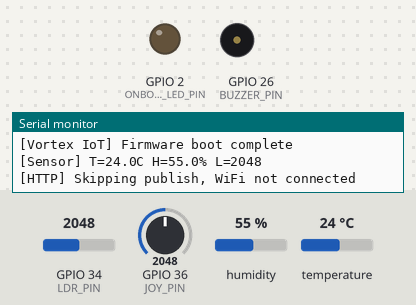
This program was run on a simulated ESP32. Shown: output pins drawn as LEDs (lit = HIGH), buzzer (waves = sounding), the last lines printed to the serial monitor. Dashed ring = blinking. The test bench sets the inputs (shaded band); at power-on: temperature 24 °C, GPIO 36 (JOY_PIN) = 2048, GPIO 34 (LDR_PIN) = 2048, humidity 55 % (analog values on the 0–4095 scale). WiFi joins after 1.5 s; servers stay silent unless stated; uploads are accepted with an empty reply; the local clock reads 2024-03-15 10:24:30 at power-on unless the program sets it; not simulated (calls return 0 or success): secrets.h.

Above: at 1.4 s.
1.5 s: temperature set to 28 °C
11.9 s: temperature set to 31 °C
At 20.92 s:
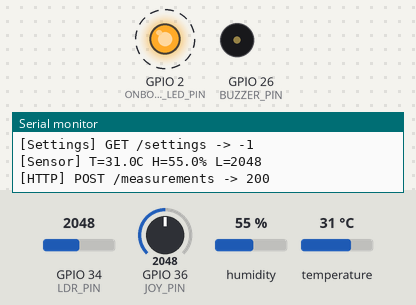
At 21.55 s:
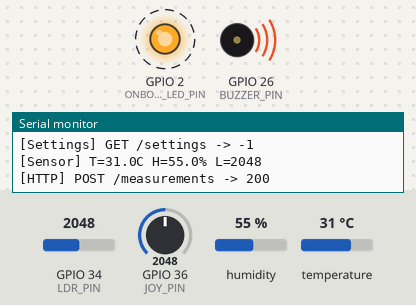
23.1 s: GPIO 36 (JOY_PIN) set to 2698
26.6 s: GPIO 36 (JOY_PIN) set to 2768
At 27.07 s:
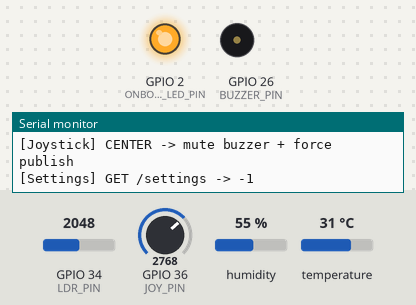
33.6 s: temperature set to 33 °C
Timing chart, 0 to 38.1 s (numbered marks = the images above; inputs shaded):
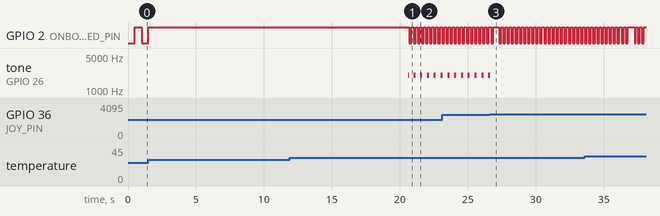

The program:

main.cpp
```cpp
#include <Arduino.h>
#include <ArduinoJson.h>
#include <HTTPClient.h>
#include <WiFi.h>
#include <WiFiClientSecure.h>
#include <time.h>

#include "config.h"

#if USE_BME280
#include <Adafruit_BME280.h>
#include <Adafruit_Sensor.h>
#include <Wire.h>
Adafruit_BME280 bme;
#else
#include <DHT.h>
DHT dht(DHT_PIN, DHT_TYPE);
#endif

// Used only when SERVER_URL starts with "https://" (e.g. a cloud deploy like Render,
// which only serves TLS - there's no plain-HTTP option). setInsecure() skips certificate
// validation entirely: fine for a hobby/challenge project talking to a known backend,
// but not something you'd want for anything security-sensitive.
WiFiClientSecure secureClient;

void beginHttp(HTTPClient &http, const String &path) {
  String url = String(SERVER_URL) + path;
  if (url.startsWith("https://")) {
    http.begin(secureClient, url);
  } else {
    http.begin(url);
  }
}

enum class SystemState { CONNECTING, OK, ALERT, SENSOR_ERROR };

SystemState currentState = SystemState::CONNECTING;
bool wifiWasConnected = false;

unsigned long lastPublishMs = 0;
unsigned long lastWifiAttemptMs = 0;
bool forcePublish = true; // trigger an immediate sensor read/publish on boot
const char *forcePublishReason = "boot"; // "boot" | "button" - read only while forcePublish is true
bool buzzerMuted = false;
bool lastSensorOk = false;

float lastTemperature = NAN;
float lastHumidity = NAN;
int lastLuminosity = 0;

// Alert thresholds - start from the config.h defaults, then get overwritten by
// whatever is configured on the dashboard (fetchSettings() polls /settings each
// cycle). The ESP32 never receives inbound connections, so polling is the only way
// it can find out the dashboard changed something.
float tempHighThreshold = TEMP_HIGH_THRESHOLD_C;
float tempLowThreshold = TEMP_LOW_THRESHOLD_C;

enum class JoyButton { NONE, UP, DOWN, LEFT, RIGHT, CENTER };

JoyButton lastStableJoyButton = JoyButton::NONE;
JoyButton lastRawJoyButton = JoyButton::NONE;
unsigned long lastJoyChangeMs = 0;
unsigned long lastJoyDebugMs = 0;

// Classifies a raw analogRead() value from the resistor-ladder joystick into a button,
// based on the JOY_*_VALUE constants in config.h (fill these in via JOY_CALIBRATE mode).
JoyButton classifyJoystick(int raw) {
  auto near = [raw](int target) { return abs(raw - target) <= JOY_TOLERANCE; };
  if (near(JOY_CENTER_VALUE))
    return JoyButton::CENTER;
  if (near(JOY_UP_VALUE))
    return JoyButton::UP;
  if (near(JOY_DOWN_VALUE))
    return JoyButton::DOWN;
  if (near(JOY_LEFT_VALUE))
    return JoyButton::LEFT;
  if (near(JOY_RIGHT_VALUE))
    return JoyButton::RIGHT;
  return JoyButton::NONE;
}

void connectWifi() {
  Serial.printf("[WiFi] Connecting to %s...\n", WIFI_SSID);
  WiFi.mode(WIFI_STA);
  WiFi.begin(WIFI_SSID, WIFI_PASSWORD);
}

void ensureWifiConnected() {
  if (WiFi.status() == WL_CONNECTED) {
    if (!wifiWasConnected) {
      wifiWasConnected = true;
      Serial.printf("[WiFi] Connected, IP: %s\n", WiFi.localIP().toString().c_str());
    }
    return;
  }
  wifiWasConnected = false;
  unsigned long now = millis();
  if (now - lastWifiAttemptMs >= WIFI_RECONNECT_INTERVAL_MS) {
    lastWifiAttemptMs = now;
    connectWifi();
  }
}

void setupTime() {
  // Brasilia time (UTC-3) via config.h, so every timestamp the device reports is already local.
  configTime(TIMEZONE_OFFSET_SEC, TIMEZONE_DST_OFFSET_SEC, "a.st1.ntp.br", "b.st1.ntp.br", "pool.ntp.org");
}

String isoTimestamp() {
  time_t now;
  time(&now);
  if (now < 100000) {
    // NTP not synced yet - fall back to an obviously-placeholder timestamp
    return String("1970-01-01T00:00:00");
  }
  struct tm timeinfo;
  localtime_r(&now, &timeinfo); // applies TIMEZONE_OFFSET_SEC, unlike gmtime_r
  char buf[25];
  strftime(buf, sizeof(buf), "%Y-%m-%dT%H:%M:%S", &timeinfo);
  return String(buf);
}

bool readSensors(float &temperature, float &humidity, int &luminosity) {
  luminosity = analogRead(LDR_PIN); // raw 0-4095 relative light level
#if USE_BME280
  temperature = bme.readTemperature();
  humidity = bme.readHumidity();
#else
  temperature = dht.readTemperature();
  humidity = dht.readHumidity();
#endif
  if (isnan(temperature) || isnan(humidity)) {
    Serial.println("[Sensor] Read failed");
    return false;
  }
  return true;
}

void publishMeasurement(float temperature, float humidity, int luminosity, const char *trigger) {
  if (WiFi.status() != WL_CONNECTED) {
    Serial.println("[HTTP] Skipping publish, WiFi not connected");
    return;
  }

  HTTPClient http;
  beginHttp(http, "/measurements");
  http.addHeader("Content-Type", "application/json");
  http.setTimeout(HTTP_TIMEOUT_MS);

  JsonDocument doc;
  doc["device"] = DEVICE_ID;
  doc["temperature"] = temperature;
  doc["humidity"] = humidity;
  doc["luminosity"] = luminosity;
  doc["timestamp"] = isoTimestamp();
  doc["trigger"] = trigger; // "interval" | "boot" | "button" - lets the dashboard flag manual updates

  String body;
  serializeJson(doc, body);

  int status = http.POST(body);
  if (status > 0) {
    Serial.printf("[HTTP] POST /measurements -> %d\n", status);
  } else {
    Serial.printf("[HTTP] POST failed: %s\n", http.errorToString(status).c_str());
  }
  http.end();
}

// Polls the dashboard-configured alert thresholds. Falls back silently to whatever
// was already loaded (config.h defaults on first boot) if WiFi is down or the
// request fails - a stale threshold beats a crash.
void fetchSettings() {
  if (WiFi.status() != WL_CONNECTED)
    return;

  HTTPClient http;
  beginHttp(http, "/settings");
  http.setTimeout(HTTP_TIMEOUT_MS);

  int status = http.GET();
  if (status == 200) {
    // getString() (not getStream()) - cloud hosts like Render often respond with
    // chunked transfer-encoding, and reading the raw stream directly can leak the
    // chunk-size markers into the parser, breaking deserializeJson with InvalidInput.
    // getString() fully buffers the (correctly de-chunked) body first.
    String body = http.getString();
    JsonDocument doc;
    DeserializationError err = deserializeJson(doc, body);
    if (!err) {
      float newHigh = doc["temp_high_threshold"] | tempHighThreshold;
      float newLow = doc["temp_low_threshold"] | tempLowThreshold;
      if (newHigh != tempHighThreshold || newLow != tempLowThreshold) {
        Serial.printf("[Settings] Thresholds updated: high=%.1fC low=%.1fC\n", newHigh, newLow);
      }
      tempHighThreshold = newHigh;
      tempLowThreshold = newLow;
    } else {
      Serial.printf("[Settings] JSON parse failed: %s\n", err.c_str());
    }
  } else {
    Serial.printf("[Settings] GET /settings -> %d\n", status);
  }
  http.end();
}

void doSensorCycle(const char *trigger) {
  float temperature, humidity;
  int luminosity;
  lastSensorOk = readSensors(temperature, humidity, luminosity);
  if (lastSensorOk) {
    lastTemperature = temperature;
    lastHumidity = humidity;
    lastLuminosity = luminosity;
    Serial.printf("[Sensor] T=%.1fC H=%.1f%% L=%d\n", temperature, humidity, luminosity);
    publishMeasurement(temperature, humidity, luminosity, trigger);
  }
}

void updateState() {
  if (WiFi.status() != WL_CONNECTED) {
    currentState = SystemState::CONNECTING;
    return;
  }
  if (!lastSensorOk) {
    currentState = SystemState::SENSOR_ERROR;
    return;
  }
  if (lastTemperature >= tempHighThreshold || lastTemperature <= tempLowThreshold) {
    currentState = SystemState::ALERT;
  } else {
    currentState = SystemState::OK;
    buzzerMuted = false; // clear any mute once conditions are normal again
  }
}

// Wemos D1 R32 only has a single onboard LED (no RGB), so state is communicated by blink rate:
// slow blink = connecting, solid on = OK, fast blink = alert / sensor error.
void updateLed() {
  switch (currentState) {
  case SystemState::CONNECTING: {
    bool blinkPhase = (millis() / 500) % 2;
    digitalWrite(ONBOARD_LED_PIN, blinkPhase ? HIGH : LOW);
    break;
  }
  case SystemState::OK:
    digitalWrite(ONBOARD_LED_PIN, HIGH);
    break;
  case SystemState::ALERT:
  case SystemState::SENSOR_ERROR: {
    bool blinkPhase = (millis() / 150) % 2;
    digitalWrite(ONBOARD_LED_PIN, blinkPhase ? HIGH : LOW);
    break;
  }
  }
}

bool buzzerSounding = false;

// Chirps periodically (BUZZER_BEEP_ON_MS on / BUZZER_BEEP_OFF_MS off) instead of one
// continuous tone while alerting - much easier to notice and less grating to listen to.
void updateBuzzer() {
  bool alerting = (currentState == SystemState::ALERT) && !buzzerMuted;
  bool shouldSound = false;
  if (alerting) {
    unsigned long phase = millis() % (BUZZER_BEEP_ON_MS + BUZZER_BEEP_OFF_MS);
    shouldSound = phase < BUZZER_BEEP_ON_MS;
  }

  // Only call tone()/noTone() on transitions, not every loop() iteration. On the
  // ESP32 Arduino core 3.x, noTone() on a pin that tone() never attached to the LEDC
  // peripheral logs "LEDC is not initialized" - which happened here before because
  // updateBuzzer() used to call noTone() unconditionally from the very first loop.
  if (shouldSound && !buzzerSounding) {
    tone(BUZZER_PIN, BUZZER_TONE_HZ);
    buzzerSounding = true;
  } else if (!shouldSound && buzzerSounding) {
    noTone(BUZZER_PIN);
    buzzerSounding = false;
  }
}

const char *joyButtonName(JoyButton b) {
  switch (b) {
  case JoyButton::UP:
    return "UP";
  case JoyButton::DOWN:
    return "DOWN";
  case JoyButton::LEFT:
    return "LEFT";
  case JoyButton::RIGHT:
    return "RIGHT";
  case JoyButton::CENTER:
    return "CENTER";
  default:
    return "NONE";
  }
}

// Debounces the classified button and fires the CENTER action on the press edge
// (NONE -> CENTER transition), same trigger semantics as a debounced digital button.
void handleJoystick() {
  int raw = analogRead(JOY_PIN);

#if JOY_CALIBRATE
  if (millis() - lastJoyDebugMs >= 200) {
    lastJoyDebugMs = millis();
    Serial.printf("[Joystick] raw ADC = %d\n", raw);
  }
  return;
#endif

  JoyButton rawButton = classifyJoystick(raw);
  if (rawButton != lastRawJoyButton) {
    lastJoyChangeMs = millis();
    lastRawJoyButton = rawButton;
  }

  if ((millis() - lastJoyChangeMs) > BUTTON_DEBOUNCE_MS && rawButton != lastStableJoyButton) {
    JoyButton previous = lastStableJoyButton;
    lastStableJoyButton = rawButton;

    if (rawButton == JoyButton::NONE)
      return; // only act on the press edge (previous == NONE, new != NONE)
    if (previous != JoyButton::NONE)
      return; // ignore sliding straight from one button to another without releasing

    Serial.printf("[Joystick] %s\n", joyButtonName(rawButton));
    if (rawButton == JoyButton::CENTER) {
      Serial.println("[Joystick] CENTER -> mute buzzer + force publish");
      buzzerMuted = true;
      forcePublish = true;
      forcePublishReason = "button";
    }
    // Directional presses are classified and debounced but intentionally left as
    // no-ops - extension hooks for later (e.g. cycling a display) rather than scope
    // the brief didn't ask for.
  }
}

void setup() {
  Serial.begin(115200);
  delay(200);

  pinMode(ONBOARD_LED_PIN, OUTPUT);
  pinMode(BUZZER_PIN, OUTPUT);

  analogReadResolution(12);

#if JOY_CALIBRATE
  Serial.println("[Joystick] CALIBRATE mode - press each button and note the raw ADC value printed below");
#endif

#if USE_BME280
  Wire.begin();
  if (!bme.begin(0x76)) {
    Serial.println("[Sensor] Could not find BME280, check wiring/address");
  }
#else
  dht.begin();
#endif

  secureClient.setInsecure();

  connectWifi();
  setupTime();

  Serial.println("[Vortex IoT] Firmware boot complete");
}

void loop() {
  ensureWifiConnected();
  handleJoystick();

  unsigned long now = millis();
  if (forcePublish || now - lastPublishMs >= PUBLISH_INTERVAL_MS) {
    const char *trigger = forcePublish ? forcePublishReason : "interval";
    lastPublishMs = now;
    forcePublish = false;
    fetchSettings();
    doSensorCycle(trigger);
  }

  updateState();
  updateBuzzer();
  updateLed();
}
```

config.h
```cpp
#pragma once

// WiFi credentials live in secrets.h, which is gitignored - see secrets.h.example.
#include "secrets.h"

// ---- Backend ----
// Local testing: use your backend machine's LAN IP, not localhost - the ESP32 is a
// separate device on the network. Find it with `ipconfig getifaddr en0` (Wi-Fi) or
// `ifconfig` on the machine running the backend.
// Cloud deploy (e.g. Render): use the public https:// URL of the deployed backend
// service instead - beginHttp() in main.cpp automatically switches to WiFiClientSecure
// whenever this starts with "https://".
#define SERVER_URL "https://vortex-iot-backend.onrender.com"

// ---- Device identity ----
#define DEVICE_ID "VTX001"

// ---- Sensor selection ----
// 0 = DHT11 (default, matches the hardware used in this build)
// 1 = BME280 (alternative, if you swap sensors)
#define USE_BME280 0
#define DHT_TYPE DHT11

// ---- Pin map ----
#define DHT_PIN 4
#define LDR_PIN 34 // analog input (ADC1, input-only pin, no pull resistor needed)

// Wemos D1 R32's onboard LED (single color, not RGB) - used instead of an external LED.
#define ONBOARD_LED_PIN 2

#define BUZZER_PIN 26
#define BUZZER_TONE_HZ 2000
#define BUZZER_BEEP_ON_MS 150  // chirp duration while alerting
#define BUZZER_BEEP_OFF_MS 350 // silence between chirps

// 5-button joystick module: resistor-ladder type, all 5 buttons share a single ADC pin,
// each button produces a different raw analogRead() value. CENTER fulfills the brief's
// required "botao": mutes buzzer + forces an immediate publish.
#define JOY_PIN 36 // ADC1 input-only pin (VP, safe to read with WiFi active, unlike ADC2 pins)

// Set to 1 to print the raw ADC value to Serial every 200ms instead of classifying
// buttons - hold each button and note the printed value, then fill in the JOY_*_VALUE
// constants below and set this back to 0.
#define JOY_CALIBRATE 0

// Calibrated on the physical module (readings taken via JOY_CALIBRATE mode):
// idle=4095, CENTER=2860-2900, RIGHT=1730-1790, LEFT=0, UP=410-440, DOWN=1010-1050.
// Tolerance of 150 stays clear of every neighboring value (tightest gap is
// LEFT(0)/UP(425), 212 apart, so +/-150 never overlaps).
#define JOY_IDLE_VALUE 4095
#define JOY_UP_VALUE 425
#define JOY_DOWN_VALUE 1030
#define JOY_LEFT_VALUE 0
#define JOY_RIGHT_VALUE 1760
#define JOY_CENTER_VALUE 2880
#define JOY_TOLERANCE 150 // +/- range around each value that still counts as that button

// ---- Timing ----
#define PUBLISH_INTERVAL_MS 10000
#define WIFI_RECONNECT_INTERVAL_MS 5000
#define HTTP_TIMEOUT_MS 5000
#define BUTTON_DEBOUNCE_MS 250

// ---- Timezone (America/Sao_Paulo - Brasilia time, UTC-3, no DST since 2019) ----
#define TIMEZONE_OFFSET_SEC (-3 * 3600)
#define TIMEZONE_DST_OFFSET_SEC 0

// ---- Alert thresholds ----
#define TEMP_HIGH_THRESHOLD_C 30.0
#define TEMP_LOW_THRESHOLD_C 10.0
```

Measured:
- the behaviour switches between 29 and 30 °C on temperature (found by bisection; images 0 and 1)
- the behaviour switches between 2729 and 2730 on GPIO 36 (JOY_PIN) (found by bisection; images 2 and 3)
- after the input at 11.9 s, GPIO 2 (ONBOARD_LED_PIN): alternates HIGH for 0.15 s and LOW for 0.15 s, starting after 8.8 s; tone on GPIO 26 (BUZZER_PIN): silent → 2000 Hz after 8.7 s, then repeats every 0.50 s: silent 0.35 s, 2000 Hz 0.15 s
- after the input at 26.6 s, tone on GPIO 26 (BUZZER_PIN): goes on until 26.7 s, then stays silent
